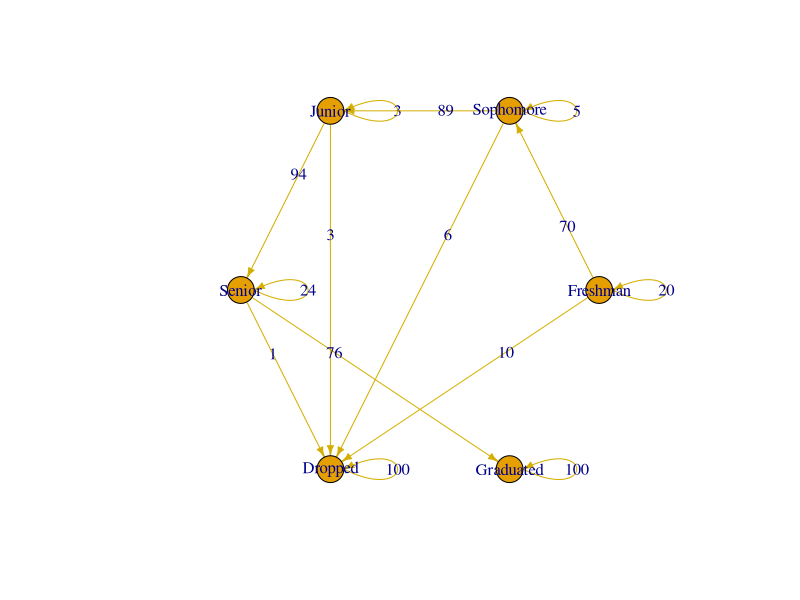

This figure's R source:
## ---- chunk 1
# weights
weights <- c(20, 70, 0, 0, 10, 0, 
       0, 5, 89, 0, 6, 0, 
       0, 0, 3, 94, 3, 0, 
       0, 0, 0, 24, 1, 76, 
       0, 0, 0, 0, 100, 0, 
       0, 0, 0, 0, 0, 100)
sparse_weights <- weights[weights > 0]

# transition matrix (row stochastic)
P <- matrix(weights, nrow = 6, byrow = TRUE)*0.01

# states
rownames(P) <- c("Freshman", "Sophomore", "Junior", "Senior", "Dropped", "Graduated")
colnames(P) <- c("Freshman", "Sophomore", "Junior", "Senior", "Dropped", "Graduated")
P
## ---- chunk 2
library(igraph)
network <- graph_from_adjacency_matrix(P, mode = "directed", weighted = TRUE)
plot(network,
     edge.arrow.size = 0.5,
     edge.color = "#D4AE00",
     edge.label = sparse_weights,
     layout = layout_in_circle(network))
## ---- chunk 3
# canonical form
Q <- P[1:4, 1:4]
R <- P[1:4, 5:6]

# fundamental matrix (inverse of (I - Q))
fundamental_matrix <- solve(diag(4) - Q)

# absorption
absorption <- fundamental_matrix %*% R
round(100*absorption)
